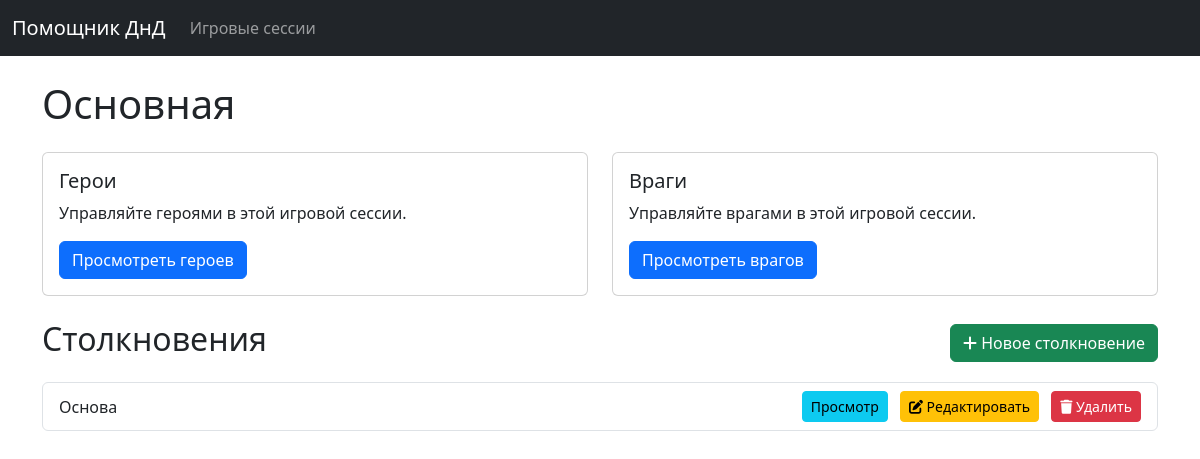
The app's page /session/1/, older data.
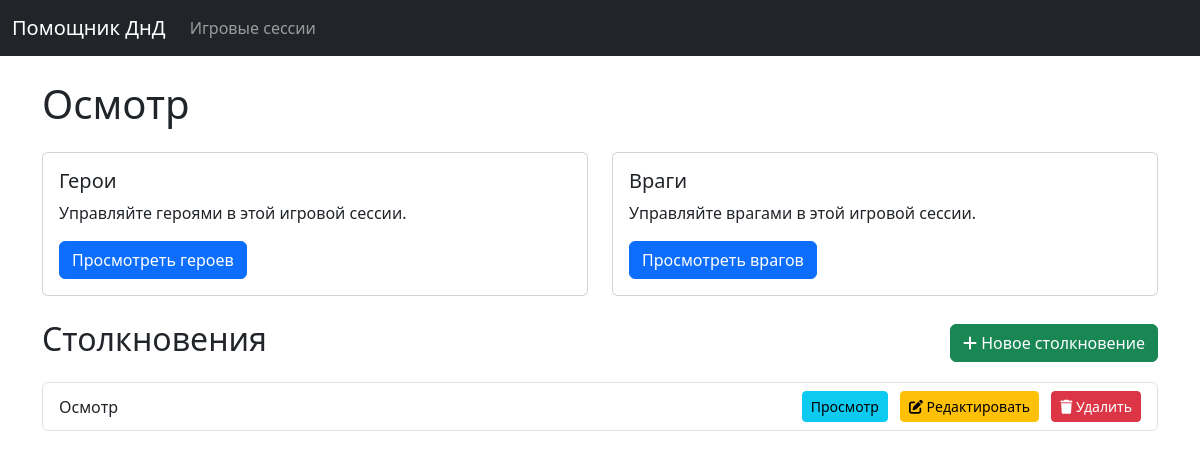
The same page, newer data.
### campaign_manager/models.py (models this page shows, shortened)
class GameSession(models.Model):
    name = models.CharField(max_length=255)
    description = models.TextField(blank=True)
    created_at = models.DateTimeField(auto_now_add=True)

class Encounter(models.Model):
    game_session = models.ForeignKey(GameSession, on_delete=models.CASCADE, related_name='encounters')
    name = models.CharField(max_length=255)
    description = models.TextField(blank=True)
    is_active = models.BooleanField(default=True)
    created_at = models.DateTimeField(auto_now_add=True)
    current_round = models.PositiveIntegerField(default=0)
    active_combatant_index = models.PositiveIntegerField(default=0)

### campaign_manager/views.py (the view)
# urls.py: path('session/<int:pk>/', views.game_session_detail, name='game_session_detail'),
def game_session_detail(request, pk):
    session = get_object_or_404(GameSession, pk=pk)
    return render(request, 'campaign_manager/game_session_detail.html', {'session': session})

### campaign_manager/templates/campaign_manager/game_session_detail.html (shortened to what this page needs)
{% extends 'campaign_manager/base.html' %}
{% load i18n %}
{% block content %}
    <h1>{{ session.name }}</h1>
    <div class="row mt-4">
        <div class="col-md-6">
            <div class="card">
                <div class="card-body">
                    <h5 class="card-title">{% trans "Heroes" %}</h5>
                    <p class="card-text">{% trans "Manage the heroes in this game session." %}</p>
                    <a href="{% url 'hero_list' session.pk %}" class="btn btn-primary">{% trans "View Heroes" %}</a>
                </div>
            </div>
        </div>
        <div class="col-md-6">
            <div class="card">
                <div class="card-body">
                    <h5 class="card-title">{% trans "Enemies" %}</h5>
                    <p class="card-text">{% trans "Manage the enemies in this game session." %}</p>
                    <a href="{% url 'enemy_list' session.pk %}" class="btn btn-primary">{% trans "View Enemies" %}</a>
                </div>
            </div>
        </div>
    </div>
    <div class="mt-4">
        <div class="d-flex justify-content-between align-items-center mb-3">
            <h2>{% trans "Encounters" %}</h2>
            <a href="{% url 'encounter_create' session.pk %}" class="btn btn-success"><i class="fas fa-plus"></i> {% trans "New Encounter" %}</a>
        </div>
        <ul class="list-group mt-3">
            {% for encounter in session.encounters.all %}
                <li class="list-group-item d-flex justify-content-between align-items-center">
                    {{ encounter.name }}
                    <div>
                        <a href="{% url 'encounter_detail' encounter.pk %}" class="btn btn-sm btn-info">{% trans "View" %}</a>
                        <a href="{% url 'encounter_update' encounter.pk %}" class="btn btn-sm btn-warning ms-2"><i class="fas fa-edit"></i> {% trans "Edit" %}</a>
                        <a href="{% url 'encounter_delete' encounter.pk %}" class="btn btn-sm btn-danger ms-2"><i class="fas fa-trash"></i> {% trans "Delete" %}</a>
                    </div>
                </li>
            {% empty %}
                <li class="list-group-item">{% trans "No encounters yet." %}</li>
            {% endfor %}
        </ul>
    </div>
{% endblock %}

Row changes from the older to the newer data that the page shows:
removed Encounter: name "Основа"
changed GameSession: name "Основная" → "Осмотр"
added Encounter: name "Осмотр"
